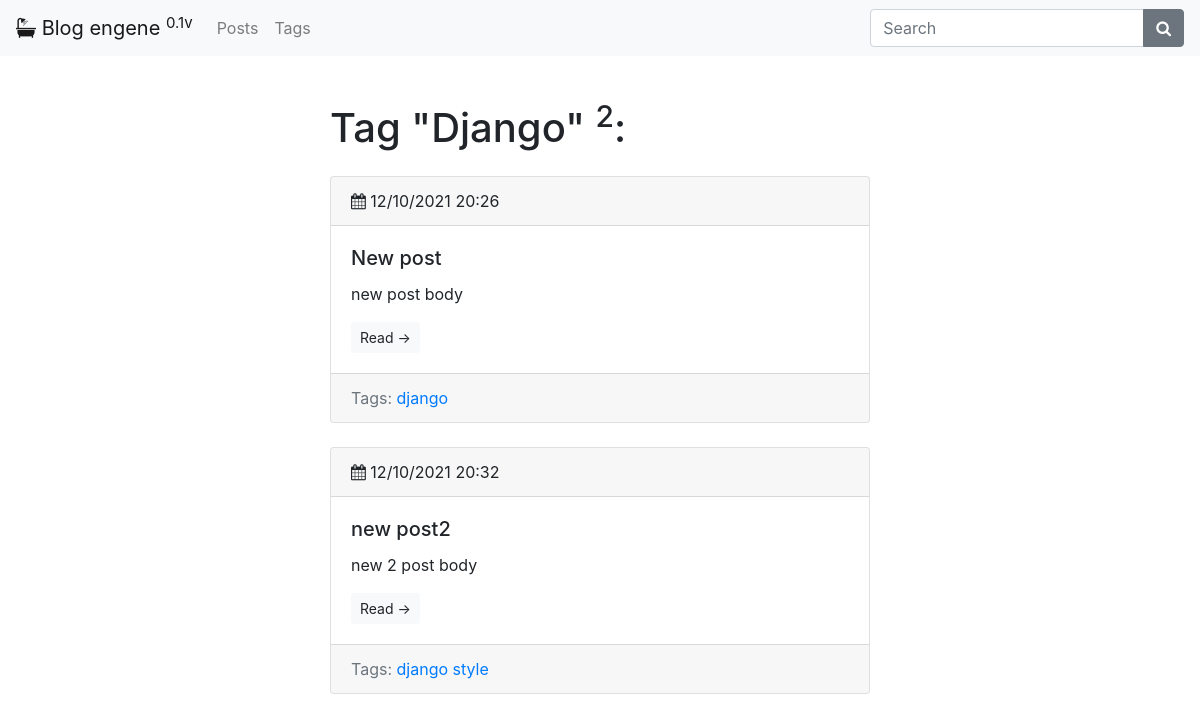
The app's page /blog/tags/django/ with its own data.
### blog/models.py (models this page shows, shortened)
class Tag(models.Model):
    title = models.CharField(max_length=50)
    slug = models.SlugField(max_length=50, unique=True)
    def get_absolute_url(self):
        return reverse('tag_detail_url', kwargs={'slug':self.slug})

class Post(models.Model):
    title =  models.CharField(max_length=150, db_index=True)
    slug =  models.SlugField(max_length=150, unique=True)
    body =  models.TextField(blank=True, db_index=True)
    tags = models.ManyToManyField('Tag', blank=True, related_name='posts')
    date_pub =  models.DateTimeField(auto_now_add=True)
    def get_absolute_url(self):
        return reverse('post_detail_url', kwargs={'slug': self.slug})

### blog/views.py (the view)
# urls.py: path('tags/<str:slug>/', TagDetail.as_view(), name='tag_detail_url'),
class TagDetail(ObjectDetailMixin, View):
    model = Tag
    templated = 'blog/tag_detail.html'

### blog/utils.py (called while the page is built)
    def get(self, request, slug):
        obj = get_object_or_404(self.model, slug__iexact=slug)
        return render(request, self.templated, context = {self.model.__name__.lower(): obj})

### blog/templates/blog/tag_detail.html (shortened to what this page needs)
{% extends 'blog/base_blog.html' %}
{% block content %}
    <h1 class='mb-4'>Tag "{{ tag.title|title }}" <sup>{{ tag.posts.all.count }}</sup>:</h1>
    {%  for post in tag.posts.all  %}
        {% include 'blog/includes/post_card_template.html' %}
    {% endfor %}
{% endblock %}

### blog/templates/blog/base_blog.html
{% extends 'base.html' %}

### templates/base.html (shortened to what this page needs)
<!DOCTYPE html>
{% load static %}
<html lang="ru">
  <head>
    <link rel="stylesheet" href="https://stackpath.bootstrapcdn.com/bootstrap/4.4.1/css/bootstrap.min.css">
    <link href="https://stackpath.bootstrapcdn.com/font-awesome/4.7.0/css/font-awesome.min.css" rel="stylesheet">
  </head>
    <body>
        <nav class="navbar navbar-expand-md navbar-light bg-light">
            <a class="navbar-brand" href="/" title="Blog engene 0.1v">
              <i class="fa fa-bath" aria-hidden="true"></i> <span>Blog engene</span> <sup>0.1v</sup>
            </a>
            <div class="collapse navbar-collapse" id="ned">
              <ul class="navbar-nav mr-auto">
               <li class="nav-item">
                  <a class="nav-link" href="{% url 'posts_list_url' %}">Posts</a>
                </li>
                <li class="nav-item">
                  <a class="nav-link" href="{% url 'tags_list_url' %}">Tags</a>
                </li>
              </ul>
              <form class="form-inline my-2 my-lg-0">
                <div class="input-group">
                <input class="form-control" type="text" placeholder="Search" aria-label="Search">
                <div class="input-group-append">
                  <button class="btn btn-secondary" type="submit">
                    <i class="fa fa-search" aria-hidden="true"></i>
                  </button>
                </div>
                </div>
            </form>
            </div>
        </nav>
        <main role="main">
            <div class="container mt-5">
                <div class="row">
                    <div class="col-12 col-md-8 col-lg-6 col-xl-6 mr-auto ml-auto">
                    {% block content %}{% endblock %}
                    </div>
                </div>
            </div>
        </main>
    </body>
</html>

### blog/templates/blog/includes/post_card_template.html
<div class="card mb-4">
    <div class="card-header">
        <i class="fa fa-calendar"></i> {{ post.date_pub|date:"d/m/Y H:i" }}
    </div>
    <div class="card-body">
        <h5 class="card-title">{{ post.title }}</h5>
        <p class="card-text">{{ post.body|truncatewords:15 }}</p>
        <a href="{{ post.get_absolute_url }}" class="btn btn-light btn-sm">Read &rarr;</a>
    </div>
    <div class="card-footer text-muted">
        Tags:
        {% for tag in post.tags.all %}
            <a href="{{ tag.get_absolute_url }}">{{ tag.title }}</a>
        {% endfor %}
    </div>
</div>

### records on screen
Tag: title "Django", posts.all.count "2", title "django"
Post: date_pub "12/10/2021 20:26", title "New post", body "new post body"
Post: date_pub "12/10/2021 20:32", title "new post2", body "new 2 post body"
Tag: title "style"
